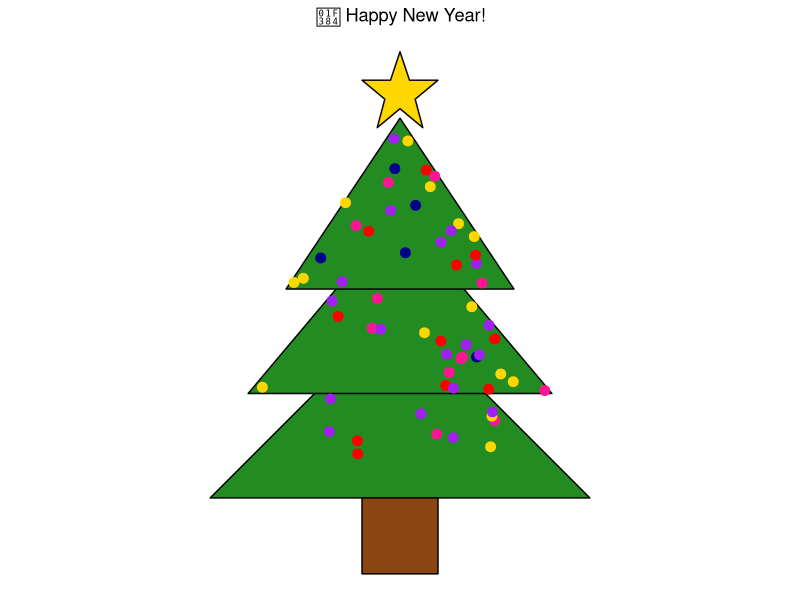

Write R code to recreate this figure.
## ---- chunk 1
library(ggplot2)

# Tree branches
tree_data <- data.frame(
  x = c(0, -1, 1, 0, -0.8, 0.8, 0, -0.6, 0.6), 
  y = c(0, -1, -1, 0.5, -0.45, -0.45, 1, 0.1, 0.1),
  group = rep(1:3, each = 3)
)

# Tree trunk
trunk_data <- data.frame(
  x = c(-0.2, 0.2, 0.2, -0.2),
  y = c(-1, -1, -1.4, -1.4)
)

# Star at the top
star_data <- data.frame(
  x = c(0, 0.05, 0.2, 0.08, 0.12, 0, -0.12, -0.08, -0.2, -0.05),
  y = c(1.35, 1.20, 1.20, 1.1, 0.95, 1.05, 0.95, 1.1, 1.2, 1.2)
)

# Decorations 
decorations_data <- data.frame(
  x = runif(100, -0.8, 0.8),  # Random x positions within the tree
  y = runif(100, -0.8, 1),    # Random y positions within the tree
  colors = sample(c("red", "darkblue", "purple", "gold", "deeppink"), 100, replace = TRUE)
)

# Check if a point is inside a triangle
point_in_triangle <- function(px, py, x1, y1, x2, y2, x3, y3) {
  denominator <- ((y2 - y3)*(x1 - x3) + (x3 - x2)*(y1 - y3))
  a <- ((y2 - y3)*(px - x3) + (x3 - x2)*(py - y3)) / denominator
  b <- ((y3 - y1)*(px - x3) + (x1 - x3)*(py - y3)) / denominator
  c <- 1 - a - b
  return(a >= 0 & b >= 0 & c >= 0)
}

# Filter decorations to fit in tree triangles
valid_points <- apply(decorations_data, 1, function(point) {
  x <- as.numeric(point['x'])
  y <- as.numeric(point['y'])
  inside_triangle1 <- point_in_triangle(x, y, 0, 0, -1, -1, 1, -1)
  inside_triangle2 <- point_in_triangle(x, y, 0, 0.5, -0.8, -0.45, 0.8, -0.45)
  inside_triangle3 <- point_in_triangle(x, y, 0, 1, -0.6, 0.1, 0.6, 0.1)
  return(inside_triangle1 | inside_triangle2 | inside_triangle3)
})

decorations_data <- decorations_data[valid_points, ]

# Plot the tree
ggplot() +
  geom_polygon(data = tree_data, aes(x, y, group = group), fill = "forestgreen", color = "black") +
  geom_polygon(data = trunk_data, aes(x, y), fill = "saddlebrown", color = "black") +
  geom_polygon(data = star_data, aes(x, y), fill = "gold", color = "black") +
  geom_point(data = decorations_data, aes(x, y, color = colors), size = 3) +
  scale_color_identity() +
  coord_fixed() +
  ggtitle("🎄 Happy New Year!") +
  theme_void() +
  theme(plot.title = element_text(hjust = 0.5)) +
  theme(legend.position="none") 
